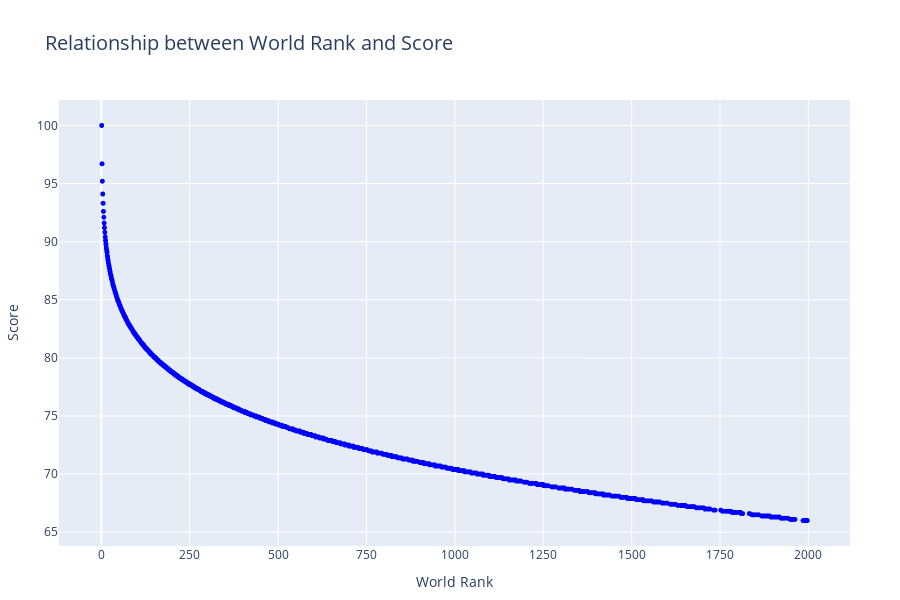

Source (notebook cell):
### Code cell
fig = px.scatter(
    df_filtered,
    x='World Rank',
    y='Score',
    labels={'World Rank': 'World Rank', 'Score': 'Score'},  # Remove text labels
    title='Relationship between World Rank and Score'
)

# Update the layout for better readability
fig.update_traces(marker=dict(size=5, color='blue'))  # Adjust marker size and color
fig.update_layout(
    font=dict(size=12),  # Increase the font size
    title=dict(font=dict(size=20)),  # Make title bigger
    xaxis=dict(tickmode='linear', tick0=0, dtick=250),  # Adjust x-axis ticks
    yaxis=dict(tickmode='linear', tick0=70, dtick=5),  # Adjust y-axis ticks
    height=600,  # Increase the height of the plot
    margin=dict(l=50, r=50, t=100, b=50)  # Add padding around the plot
)

# Show the plot
fig.show()

### Figure 1 — Plotly figure (JSON) as saved in the notebook; plotly's stock layout.template omitted (floating-point values rounded to 4 significant figures; data arrays with more than 128 entries replaced by an {"elided": "..."} marker saying what was removed)
{"data": [{"hovertemplate": "World Rank=%{x}<br>Score=%{y}<extra></extra>", "legendgroup": "", "marker": {"color": "blue", "size": 5, "symbol": "circle"}, "mode": "markers", "name": "", "showlegend": false, "type": "scattergl", "x": {"elided": "1033 int values"}, "xaxis": "x", "y": {"elided": "1033 float values"}, "yaxis": "y"}], "layout": {"font": {"size": 12}, "height": 600, "legend": {"tracegroupgap": 0}, "margin": {"b": 50, "l": 50, "r": 50, "t": 100}, "title": {"font": {"size": 20}, "text": "Relationship between World Rank and Score"}, "xaxis": {"anchor": "y", "domain": [0, 1], "dtick": 250, "tick0": 0, "tickmode": "linear", "title": {"text": "World Rank"}}, "yaxis": {"anchor": "x", "domain": [0, 1], "dtick": 5, "tick0": 70, "tickmode": "linear", "title": {"text": "Score"}}}}
